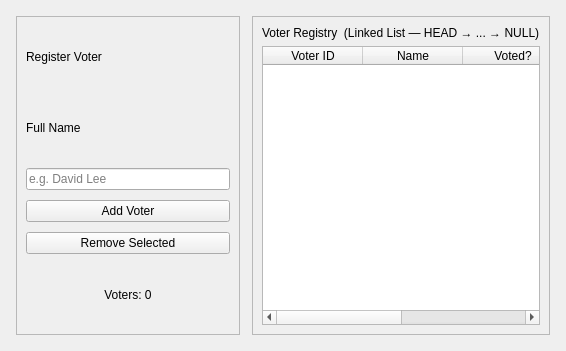
<?xml version="1.0" encoding="UTF-8"?>
<ui version="4.0">
 <class>VoterTab</class>
 <widget class="QWidget" name="VoterTab">
  <property name="geometry">
   <rect>
    <x>0</x>
    <y>0</y>
    <width>566</width>
    <height>351</height>
   </rect>
  </property>
  <property name="windowTitle">
   <string>Voters</string>
  </property>
  <layout class="QHBoxLayout" name="rootLayout">
   <property name="spacing">
    <number>12</number>
   </property>
   <property name="margin" stdset="0">
    <number>16</number>
   </property>
   <item>
    <widget class="QFrame" name="leftPanel">
     <property name="frameShape">
      <enum>QFrame::Shape::StyledPanel</enum>
     </property>
     <layout class="QVBoxLayout" name="leftLayout">
      <property name="spacing">
       <number>10</number>
      </property>
      <item>
       <widget class="QLabel" name="panelTitle">
        <property name="text">
         <string>Register Voter</string>
        </property>
       </widget>
      </item>
      <item>
       <widget class="QLabel" name="lblName">
        <property name="text">
         <string>Full Name</string>
        </property>
       </widget>
      </item>
      <item>
       <widget class="QLineEdit" name="nameInput">
        <property name="placeholderText">
         <string>e.g. David Lee</string>
        </property>
       </widget>
      </item>
      <item>
       <widget class="QPushButton" name="addBtn">
        <property name="text">
         <string>Add Voter</string>
        </property>
       </widget>
      </item>
      <item>
       <widget class="QPushButton" name="removeBtn">
        <property name="text">
         <string>Remove Selected</string>
        </property>
       </widget>
      </item>
      <item>
       <widget class="QLabel" name="countLabel">
        <property name="text">
         <string>Voters: 0</string>
        </property>
        <property name="alignment">
         <set>Qt::AlignmentFlag::AlignCenter</set>
        </property>
       </widget>
      </item>
     </layout>
    </widget>
   </item>
   <item>
    <widget class="QFrame" name="rightPanel">
     <property name="frameShape">
      <enum>QFrame::Shape::StyledPanel</enum>
     </property>
     <layout class="QVBoxLayout" name="rightLayout">
      <item>
       <widget class="QLabel" name="tableTitle">
        <property name="text">
         <string>Voter Registry  (Linked List — HEAD → ... → NULL)</string>
        </property>
       </widget>
      </item>
      <item>
       <widget class="QTableWidget" name="voterTable">
        <property name="editTriggers">
         <set>QAbstractItemView::EditTrigger::NoEditTriggers</set>
        </property>
        <property name="alternatingRowColors">
         <bool>true</bool>
        </property>
        <property name="selectionBehavior">
         <enum>QAbstractItemView::SelectionBehavior::SelectRows</enum>
        </property>
        <property name="columnCount">
         <number>4</number>
        </property>
        <column>
         <property name="text">
          <string>Voter ID</string>
         </property>
        </column>
        <column>
         <property name="text">
          <string>Name</string>
         </property>
        </column>
        <column>
         <property name="text">
          <string>Voted?</string>
         </property>
        </column>
        <column>
         <property name="text">
          <string>Voted For (ID)</string>
         </property>
        </column>
       </widget>
      </item>
     </layout>
    </widget>
   </item>
  </layout>
 </widget>
 <resources/>
 <connections/>
</ui>
